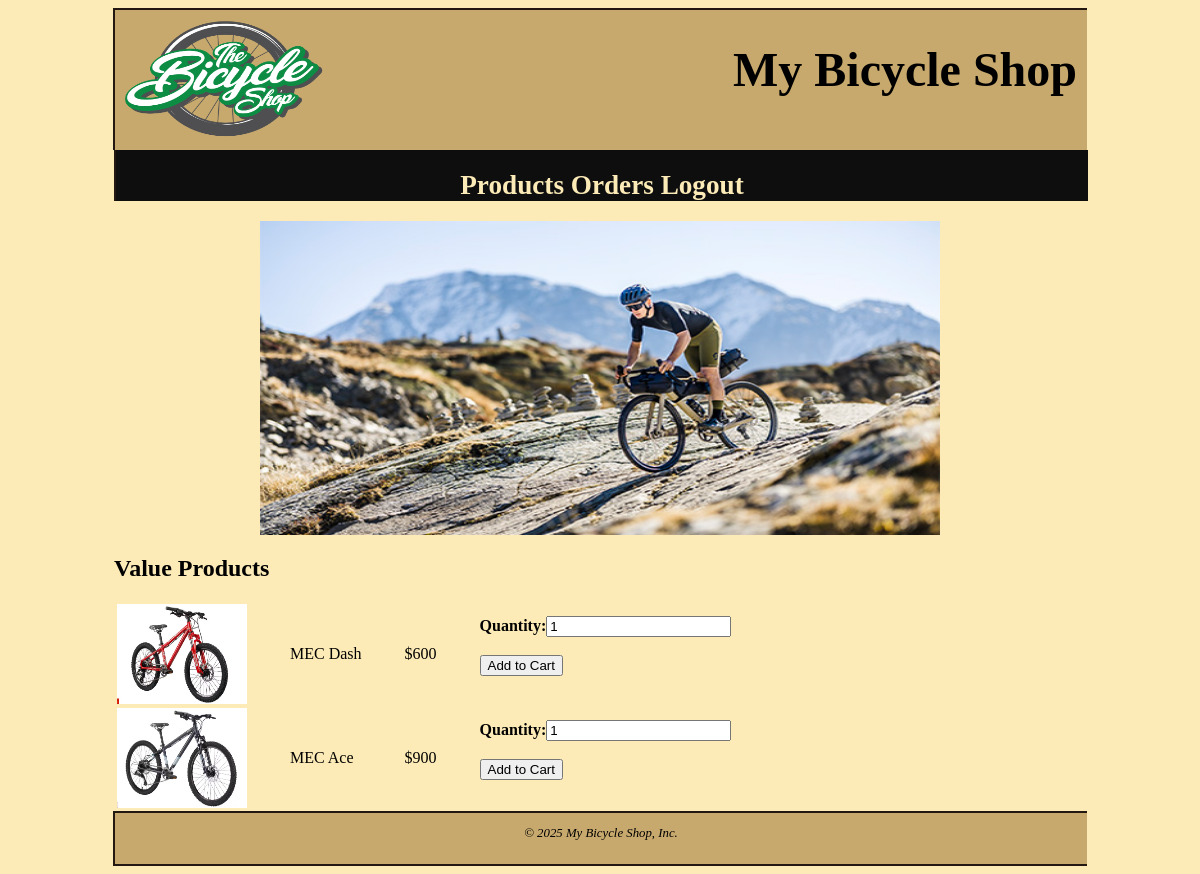
Screenshot of /Bshop/index.php (signed in) with the database file from the repository.
### tables this page shows
CREATE TABLE `products` (
  `ID` int(3) NOT NULL,
  `categoryId` int(4) NOT NULL,
  `productName` varchar(50) NOT NULL,
  `productPrice` int(20) NOT NULL,
  `stock` int(4) NOT NULL
);

### Bshop/index.php (the view, shortened to what this page needs)
<html>
<link rel = "stylesheet" href = "s.css">
<?php include 'view/header.php'; ?>
<?php include 'model/dbconnect.php';
session_start(); ?>
<nav>
<?php
  if (isset($_SESSION['user'])) { ?>
    <a href="model/products.php">Products</a>
    <a href="model/order.php">Orders</a>
    <a href = "Account/logout.php">Logout</a>
    <?php  }
  else{ ?>
    <a href = "Account/signin.php">Login/Register</a><a href = "Account/signin.php" ><button value ="Login/Register">
    <?php } ?>
</nav>
<div id ="b">
<main>
    <img src= "images/index.jpg" height = 40% width = 70%></div>
    <?php if(isset($_SESSION["user"])){ ?>
            <h2>Value Products</h2>
            <?php
	          $sql = "SELECT * from products WHERE productPrice < 1000;";
            $result = $conn->query($sql);
            if ($result->num_rows > 0 ) { ?>
               <div id ="product"><table>
               <?php
               while($row = $result->fetch_assoc()) { ?>
                 <tr><td><img src="images/<?php echo $row["productName"];?>.jpg" height ="100px" width ="130px"><?php echo"</td><td>". $row["productName"]. "</td><td>$" . $row["productPrice"].
                 "</td><td>" ?>
                 <form  action = "cart/index.php?id=<?= $row["ID"]?>" method = "POST">
                 <b>Quantity:</b><input type="number" name="quantity" value="1">
                 <br><br>
                 <input type="submit" name ="AddToCart" value="Add to Cart">
                 </form> <?php echo "</d></tr>";
               }
            echo "</table>";
            }
    }
    else
    {
      echo "<center><h2>Please Login to view Products</h2><center>";
    }?>
    </div>
<?php include 'view/footer.php'; ?>

### Bshop/s.css (style rules this page uses)
nav { float: center; height:100px; text-align: center; background-color:#0e0e0f; width:90%; margin-left: 5%; margin-right: auto; height: auto; display: block; padding-top:20px; margin-bottom:20px; font-weight:bold; font-size:1.7em; border-left:2px solid #221811; }
nav a { text-decoration:none; }
nav a:link { color:#FCEBB6; }
#b { text-align: center; width:90%; margin-left: 5%; margin-right: auto; }
#product { width:90%; margin-left: 5%; margin-right: auto; }
h2 { width:90%; margin-left: 5%; margin-right: auto; }
table td { padding-right: 40px; }

### rows the page displays
products: productName (picture), productName "MEC Dash", productPrice "600"
products: productName (picture), productName "MEC Ace", productPrice "900"
